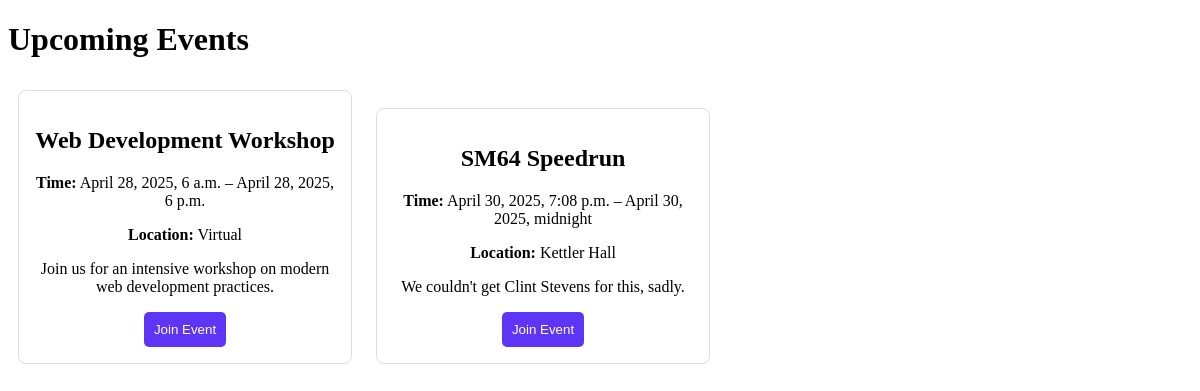
Before: /events/ (signed in) with the older database file.
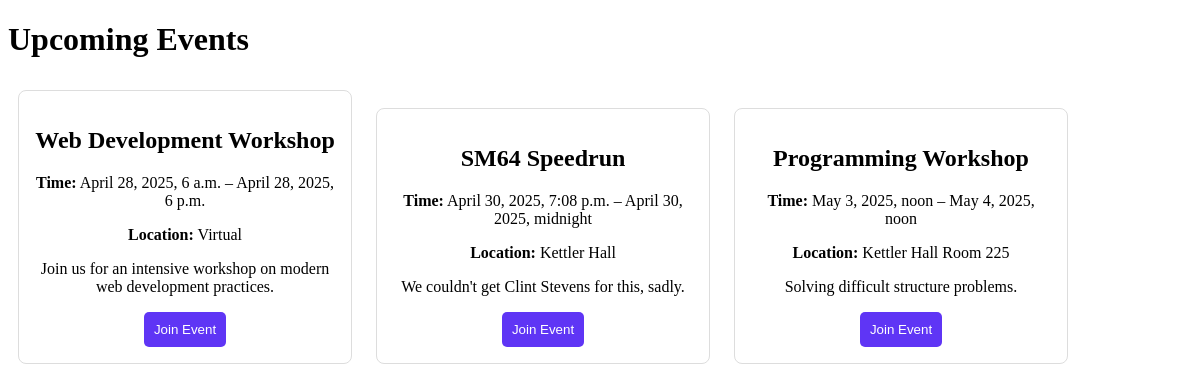
After: the same page with the newer database file.
### theApp/models.py (models this page shows, shortened)
class Event(models.Model):
    title = models.CharField(max_length=200)
    description = models.TextField()
    start_time = models.DateTimeField()
    end_time = models.DateTimeField()
    location = models.CharField(max_length=200, default="Virtual")
    registered_users = models.ManyToManyField(User, related_name="registered_events", blank=True)

### theApp/views.py (the view)
# urls.py: path('events/', views.events, name='events'),
@login_required(login_url='/login/')
def events(request):#displays events- Allows admins to create events (students can make meetings? I maybe missremembering)
        events = Event.objects.filter(start_time__gte=now()).order_by('start_time')
        return render(request, "events.html", {"events": events})

### templates/events.html (shortened to what this page needs)
<!DOCTYPE html>
<html lang="en">
<head>
</head>
<body>
    <h1>Upcoming Events</h1>
    <div>
        {% for event in events %}
        <div class="event-card">
            <h2>{{ event.title }}</h2>
            <p><strong>Time:</strong> {{ event.start_time }} – {{ event.end_time }}</p>
            <p><strong>Location:</strong> {{ event.location }}</p>
            <p>{{ event.description }}</p>
            <form method="POST" action="{% url 'register_event' event.id %}">
                <button type="submit" class="join-btn">Join Event</button>
            </form>
        </div>
        {% empty %}
        <p>No events found.</p>
        {% endfor %}
    </div>
</body>
</html>

### templates/events.html (style rules this page uses)
.event-card { border: 1px solid #ddd; border-radius: 8px; padding: 16px; width: 300px; display: inline-block; margin: 10px; text-align: center; }
.join-btn { background-color: #5f35f5; color: white; padding: 10px; border: none; border-radius: 5px; cursor: pointer; }

Changed rows visible on the page:
added Event: title "Programming Workshop", start_time "May 3, 2025, noon", end_time "May 4, 2025, noon", location "Kettler Hall Room 225", description "Solving difficult structure problems."
